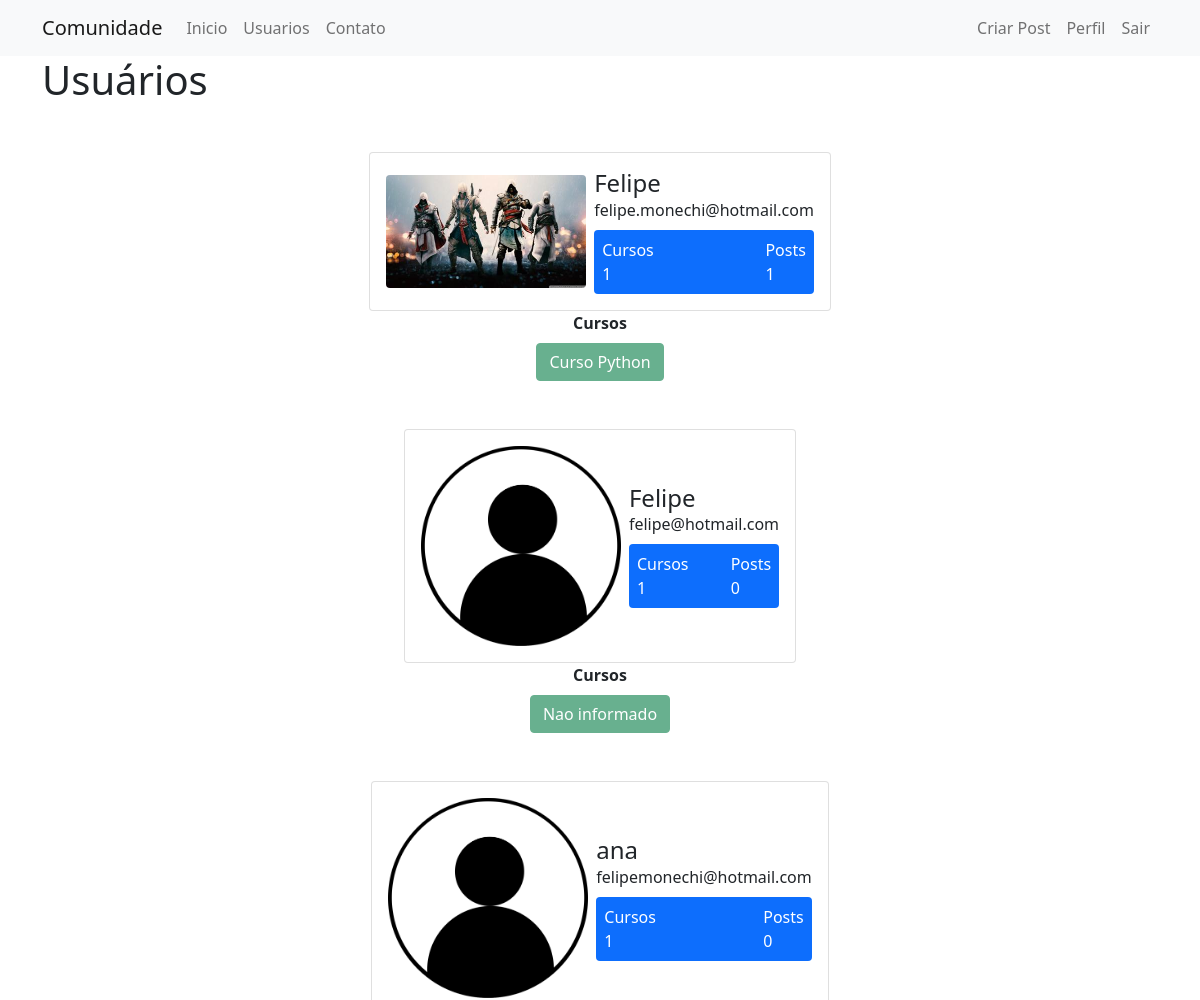
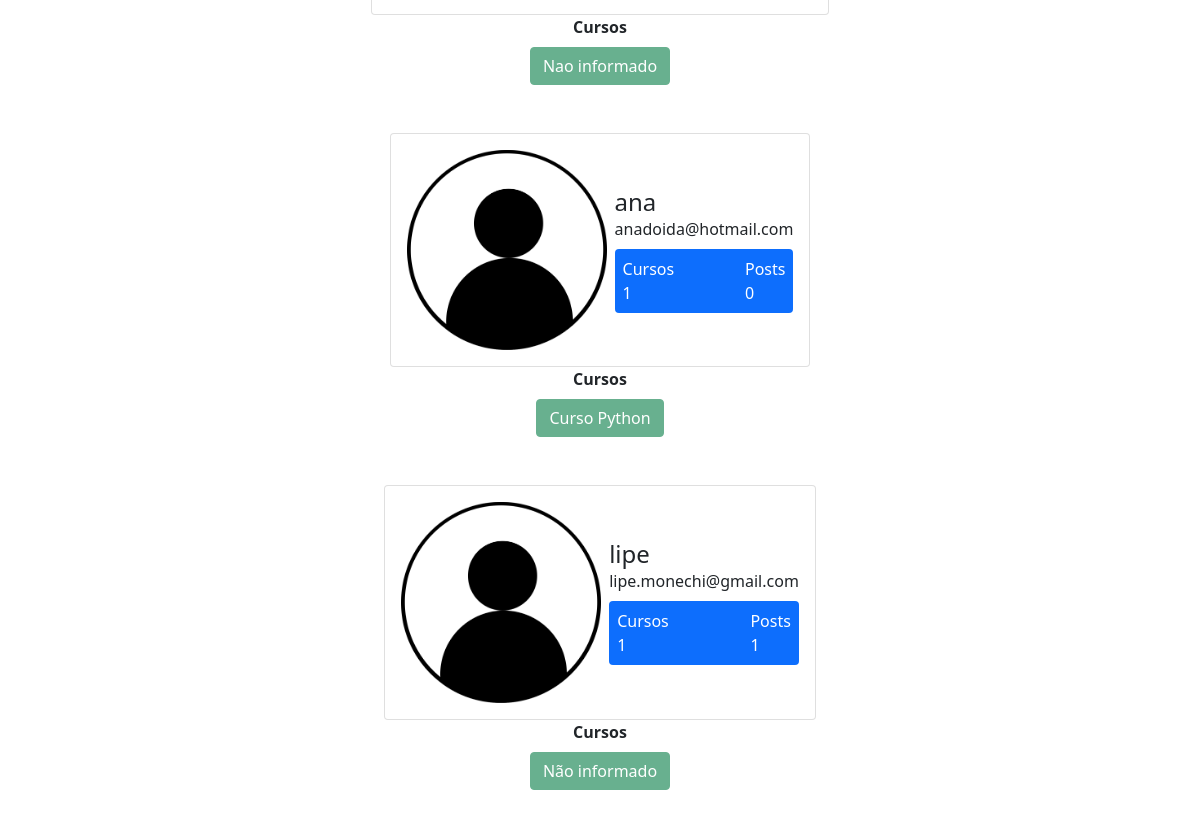
The page /usuarios (signed in) on the database its author committed (2 pictures, top to bottom).
### Comunidade/models.py (models this page shows)
class Usuario(database.Model, UserMixin):
    id = database.Column(database.Integer, primary_key=True)
    username = database.Column(database.String, nullable=False)
    email = database.Column(database.String, nullable=False, unique=True)
    senha = database.Column(database.String, nullable=False)
    foto_perfil = database.Column(database.String, default='default.jpg')
    posts = database.relationship('Post', backref='autor', lazy=True)
    cursos = database.Column(database.String, nullable=False, default='Não informado')
    def contar_post(self):
        return len(self.posts)

### Comunidade/routes.py (the view)
@app.route('/usuarios')
@login_required
def usuarios():
    lista_usuarios = Usuario.query.all()
    return render_template('usuarios.html', lista_usuarios=lista_usuarios)

### Comunidade/models.py (called while the page is built)
@login_manager.user_loader
def load_usuario(id_usuario):
    return Usuario.query.get(int(id_usuario))

### Comunidade/templates/usuarios.html (shortened to what this page needs)
{% extends 'base.html' %}
{% block body %}
        <div class="container">
            <h1>Usuários</h1>
            {% for usuario in lista_usuarios %}
            <div class="container mt-5 d-flex justify-content-center">
                <div class="card p-3">
                    <div class="d-flex align-items-center">
                        <div class="image pe-2"> <img src="{{ url_for('static', filename='fotos_perfil/{}'.format(usuario.foto_perfil)) }}" class="rounded" width="200"> </div>
                        <div class="ml-3 w-100">
                            <h4 class="mb-0 mt-0">{{ usuario.username }}</h4> <span>{{ usuario.email }}</span>
                            <div class="p-2 mt-2 bg-primary d-flex justify-content-between rounded text-white stats">
                                {% if 'Não Informado' in usuario.cursos %}
                                    <div class="d-flex flex-column"> <span class="articles">Cursos</span> <span class="number1">0</span> </div>
                                {% else %}
                                    <div class="d-flex flex-column"> <span class="articles">Cursos</span> <span class="number1">{{ usuario.cursos.count(';') + 1 }}</span> </div>
                                {% endif %}
                                <div class="d-flex flex-column"> <span class="rating">Posts</span> <span class="number3">{{ usuario.contar_post() }}</span> </div>
                            </div>
                        </div>
                    </div>
                </div>
            </div>
            <div class="row justify-content-center">
                <div class="col col-4" style="text-align: center">
                    <strong>Cursos</strong><br>
                    {% for curso in usuario.cursos.split(';') %}
                        <button type="button" class="btn btn-success mt-2" disabled>{{ curso }}</button>
                    {% endfor %}
                </div>
            </div>
            {% endfor %}
        </div>
{% endblock %}

### Comunidade/templates/base.html (shortened to what this page needs)
<!DOCTYPE html>
<html lang="pt-br">
<head>
    <link href="https://cdn.jsdelivr.net/npm/bootstrap@5.0.0-beta1/dist/css/bootstrap.min.css" rel="stylesheet">
</head>
<body>
    {% include 'navbar.html' %}
    {% block body %}
    {% endblock %}
</body>
</html>

### Comunidade/templates/navbar.html (shortened to what this page needs)
<nav class="navbar navbar-expand-lg navbar-light bg-light">
  <div class="container-fluid container">
    <a class="navbar-brand" href="{{ url_for('home') }}">Comunidade</a>
    <div class="collapse navbar-collapse" id="navbarSupportedContent">
      <ul class="navbar-nav me-auto mb-2 mb-lg-0">
        <li class="nav-item">
          <a class="nav-link" aria-current="page" href="{{ url_for('home') }}">Inicio</a>
        </li>
        <li class="nav-item">
          <a class="nav-link" href="{{ url_for('usuarios') }}">Usuarios</a>
        </li>
        <li class="nav-item">
          <a class="nav-link" href="{{ url_for('contato') }}">Contato</a>
        </li>
      </ul>
      <ul class="d-flex navbar-nav">
        {% if current_user.is_authenticated %}
          <li class="nav-item">
            <a class="nav-link" aria-current="page" href="{{ url_for('criar_post') }}">Criar Post</a>
          </li>
          <li class="nav-item">
            <a class="nav-link" aria-current="page" href="{{ url_for('perfil') }}">Perfil</a>
          </li>
          <li class="nav-item">
            <a class="nav-link" aria-current="page" href="{{ url_for('sair') }}">Sair</a>
          </li>
        {% endif %}
      </ul>
    </div>
  </div>
</nav>

### rows shown on the page
Usuario: foto_perfil (picture), username "Felipe", email "felipe.monechi@hotmail.com", cursos "1", contar_post "1", cursos "Curso Python"
Usuario: foto_perfil (placeholder picture), username "Felipe", email "felipe@hotmail.com", cursos "1", contar_post "0", cursos "Nao informado"
Usuario: foto_perfil (placeholder picture), username "ana", email "felipemonechi@hotmail.com", cursos "1", contar_post "0", cursos "Nao informado"
Usuario: foto_perfil (placeholder picture), username "ana", email "anadoida@hotmail.com", cursos "1", contar_post "0", cursos "Curso Python"
Usuario: foto_perfil (placeholder picture), username "lipe", email "lipe.monechi@gmail.com", cursos "1", contar_post "1", cursos "Não informado"
